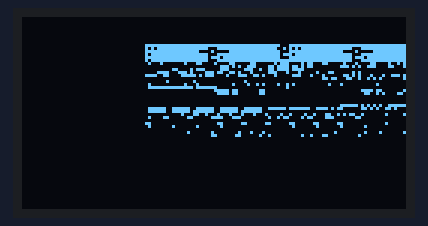
Bench run of a sketch on a simulated Arduino Uno, built with avr-gcc and run on an emulated ATmega328P. Parts: 128×64 one-colour display.

Above: at 0.5 s.

The sketch:

PnatallaImagenes_prueva_v01.ino
```cpp
#include <Arduino.h>
#include <U8g2lib.h>
#include <SPI.h>

// Configuración SPI software para tu pantalla
U8G2_SSD1306_128X64_NONAME_F_4W_SW_SPI u8g2(
  U8G2_R0,
  10, // CLK -> D10
  9,  // DIN -> D9
  12, // CS  -> D12
  11, // DC  -> D11
  13  // RST -> D13
);

// Imagen 45x45 px
const unsigned char myBitmap [] PROGMEM = {
	0xff, 0xff, 0xff, 0xff, 0xff, 0xf8, 0xff, 0xff, 0xff, 0xff, 0xff, 0xf8, 0xff, 0xff, 0xff, 0xff,
	0xff, 0xf8, 0xff, 0xff, 0xff, 0xff, 0xff, 0xf8, 0xff, 0xff, 0xff, 0xff, 0xff, 0xf8, 0xff, 0xff,
	0xff, 0xff, 0xff, 0xf8, 0xff, 0xff, 0xff, 0xff, 0xff, 0xf8, 0xff, 0xff, 0xfa, 0xaf, 0xff, 0xf8,
	0xff, 0xff, 0xf2, 0xaf, 0xff, 0xf8, 0xff, 0xff, 0xe2, 0xaf, 0xff, 0xf8, 0xff, 0xff, 0xe2, 0xaf,
	0xff, 0xf8, 0xff, 0xff, 0xc2, 0xaf, 0xff, 0xf8, 0xff, 0xff, 0xc2, 0xaf, 0xff, 0xf8, 0xff, 0xff,
	0xc2, 0xaf, 0xff, 0xf8, 0xff, 0xff, 0xc2, 0x0f, 0xff, 0xf8, 0xff, 0xff, 0xc2, 0x0f, 0xff, 0xf8,
	0xff, 0xff, 0xc2, 0x0f, 0xff, 0xf8, 0xff, 0xff, 0xc2, 0x0f, 0xff, 0xf8, 0xff, 0xff, 0xc2, 0x0f,
	0xff, 0xf8, 0xff, 0xff, 0xe3, 0x1f, 0xff, 0xf8, 0xff, 0xff, 0xf3, 0xbf, 0xff, 0xf8, 0xff, 0xff,
	0xfb, 0xbf, 0xff, 0xf8, 0xff, 0xff, 0xfb, 0xbf, 0xff, 0xf8, 0xff, 0xff, 0xfb, 0xbf, 0xff, 0xf8,
	0xff, 0xff, 0xfb, 0xbf, 0xff, 0xf8, 0xff, 0xff, 0xfb, 0xbf, 0xff, 0xf8, 0xff, 0xff, 0xfb, 0xbf,
	0xff, 0xf8, 0xff, 0xff, 0xfb, 0xbf, 0xff, 0xf8, 0xff, 0xff, 0xfb, 0xbf, 0xff, 0xf8, 0xff, 0xff,
	0xfb, 0xbf, 0xff, 0xf8, 0xff, 0xff, 0xfb, 0xbf, 0xff, 0xf8, 0xff, 0xff, 0xfb, 0xbf, 0xff, 0xf8,
	0xff, 0xff, 0xfb, 0xbf, 0xff, 0xf8, 0xff, 0xff, 0xfb, 0xbf, 0xff, 0xf8, 0xff, 0xff, 0xfb, 0xbf,
	0xff, 0xf8, 0xff, 0xff, 0xfb, 0xbf, 0xff, 0xf8, 0xff, 0xff, 0xf5, 0x5f, 0xff, 0xf8, 0xff, 0xff,
	0xfb, 0xbf, 0xff, 0xf8, 0xff, 0xff, 0xff, 0xff, 0xff, 0xf8, 0xff, 0xff, 0xff, 0xff, 0xff, 0xf8,
	0xff, 0xff, 0xff, 0xff, 0xff, 0xf8, 0xff, 0xff, 0xff, 0xff, 0xff, 0xf8, 0xff, 0xff, 0xff, 0xff,
	0xff, 0xf8, 0xff, 0xff, 0xff, 0xff, 0xff, 0xf8, 0xff, 0xff, 0xff, 0xff, 0xff, 0xf8
};


void setup() {
  u8g2.begin();
  u8g2.setContrast(255); // Opcional: maximiza contraste
}

void loop() {
  u8g2.clearBuffer();

  // Centrar la imagen
  int x = (128 - 45) / 2;
  int y = (64 - 45) / 2;

  // Mostrar la imagen
  u8g2.drawBitmap(x, y, 45, 45, myBitmap);

  u8g2.sendBuffer();
  delay(1000);
}
```
